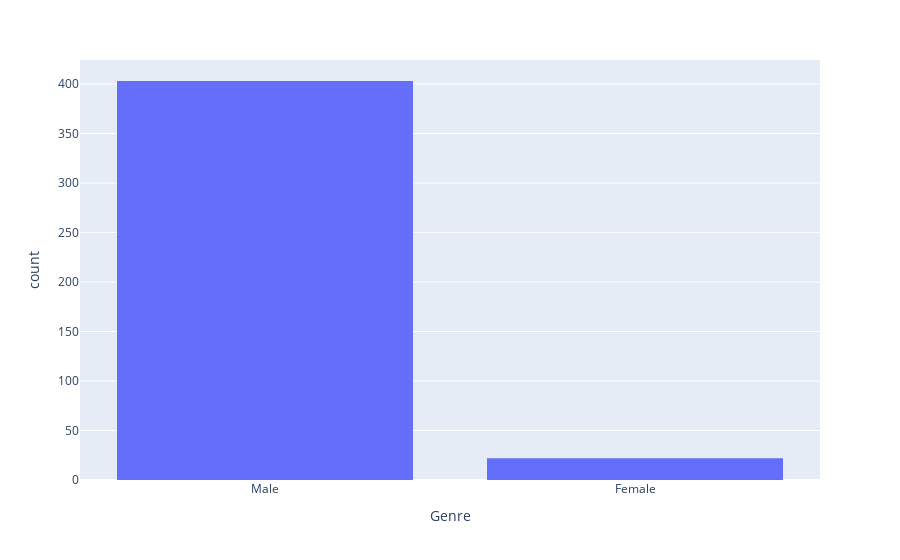

This figure's notebook cell:
### Markdown cell above
We will now see the distribution of accidents as per Gender

### Code cell
fig = px.histogram(accident_safety_data_new, x="Genre")
fig.show()

### Figure 1 — Plotly figure (JSON) as saved in the notebook; plotly's stock layout.template omitted (floating-point values rounded to 4 significant figures; data arrays with more than 128 entries replaced by an {"elided": "..."} marker saying what was removed)
{"data": [{"alignmentgroup": "True", "bingroup": "x", "hovertemplate": "Genre=%{x}<br>count=%{y}<extra></extra>", "legendgroup": "", "marker": {"color": "#636efa"}, "name": "", "offsetgroup": "", "orientation": "v", "showlegend": false, "type": "histogram", "x": {"elided": "425 str values"}, "xaxis": "x", "yaxis": "y"}], "layout": {"barmode": "relative", "legend": {"tracegroupgap": 0}, "margin": {"t": 60}, "xaxis": {"anchor": "y", "domain": [0, 1], "title": {"text": "Genre"}}, "yaxis": {"anchor": "x", "domain": [0, 1], "title": {"text": "count"}}}}
